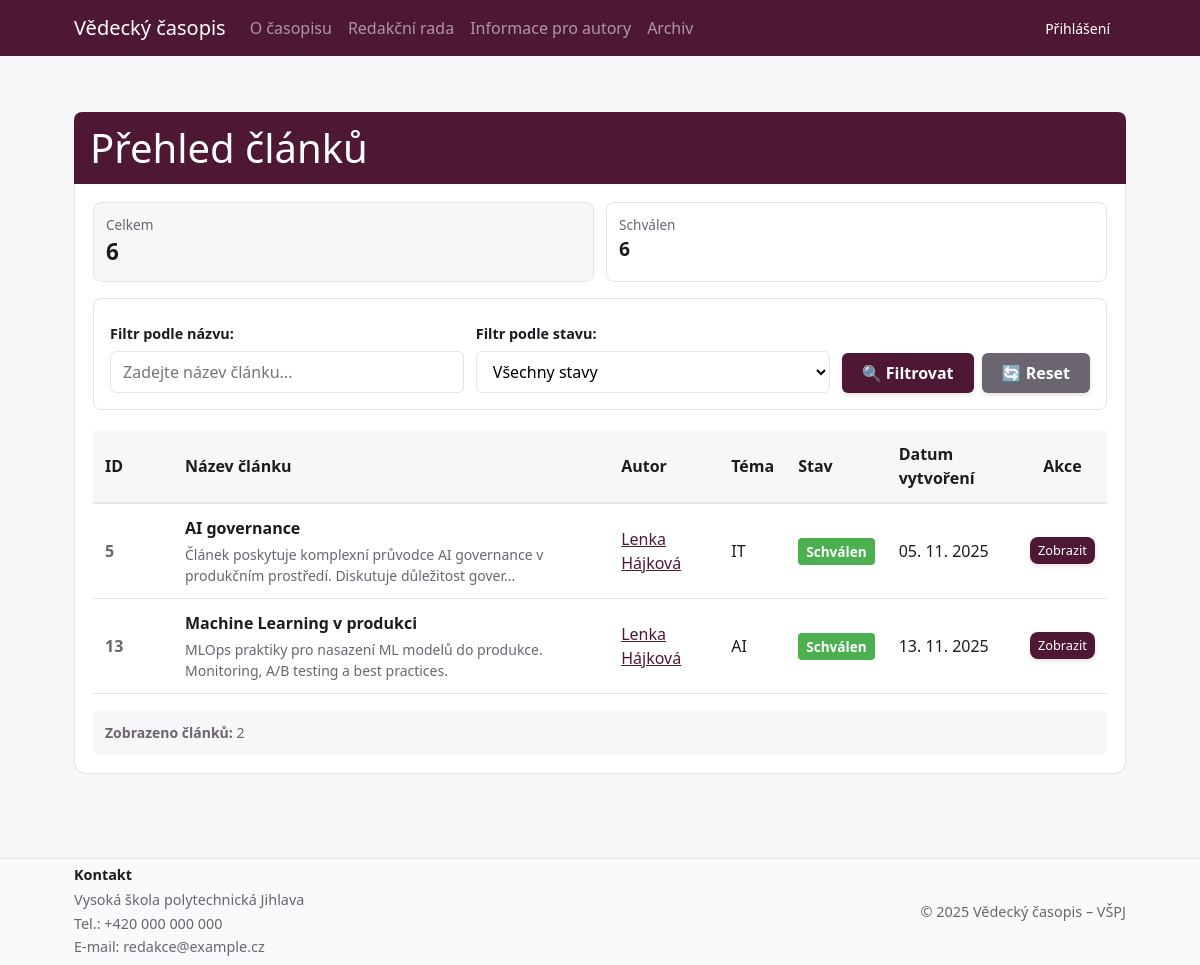
Page /Frontend/articles_overview.php?author_id=21 on the committed database.
### tables this page shows
CREATE TABLE `posts` (
  `id` int NOT NULL AUTO_INCREMENT,
  `title` varchar(255) DEFAULT NULL,
  `body` text COMMENT 'Content of the post',
  `abstract` text DEFAULT NULL COMMENT 'Abstrakt článku',
  `keywords` varchar(500) DEFAULT NULL COMMENT 'Klíčová slova oddělená čárkami',
  `user_id` int DEFAULT NULL,
  `state` int DEFAULT NULL,
  `file_path` varchar(255) DEFAULT NULL,
  `image_path` varchar(255) DEFAULT NULL COMMENT 'Náhledový obrázek článku',
  `topic` varchar(255) DEFAULT NULL,
  `authors` text,
  `issue_id` int DEFAULT NULL,
  `published_at` datetime DEFAULT NULL,
  `created_at` datetime DEFAULT NULL,
  `updated_at` datetime DEFAULT NULL,
  `created_by` int DEFAULT NULL,
  `updated_by` int DEFAULT NULL,
  `final_decision` varchar(50) DEFAULT NULL,
  `final_note` text,
  `final_decided_at` datetime DEFAULT NULL,
  `final_decided_by` int DEFAULT NULL,
  PRIMARY KEY (`id`),
  KEY `state` (`state`),
  KEY `user_id` (`user_id`),
  KEY `issue_id` (`issue_id`)
);

CREATE TABLE `workflow` (
  `id` int NOT NULL AUTO_INCREMENT,
  `state` varchar(255) DEFAULT NULL,
  `created_at` datetime DEFAULT NULL,
  `updated_at` datetime DEFAULT NULL,
  `created_by` int DEFAULT NULL,
  `updated_by` int DEFAULT NULL,
  PRIMARY KEY (`id`)
);

### Frontend/articles_overview.php (the view, shortened to what this page needs)
<?php require_once __DIR__ . '/Include/bootstrap.php'; ?>
<?php require_once __DIR__ . '/Include/header.php'; ?>
<?php require_once __DIR__ . '/../Database/db.php'; ?>
<?php
$userId = $_SESSION['user']['id'] ?? null;
$userRoleId = $_SESSION['user']['role_id'] ?? null;
$filterState = isset($_GET['stav']) ? (int)$_GET['stav'] : null;
$filterTitle = isset($_GET['nazev']) ? trim($_GET['nazev']) : '';
$filterAuthorId = isset($_GET['author_id']) ? (int)$_GET['author_id'] : null;
$stateSummary = [];
$totalAll = 0;
try {
    if (in_array($userRoleId, [1, 2, 4])) {
        $summarySql = "SELECT w.state AS name, COUNT(*) AS total
                       FROM posts p
                       LEFT JOIN workflow w ON p.state = w.id
                       GROUP BY w.state
                       ORDER BY w.state";
    } else {
        $summarySql = "SELECT w.state AS name, COUNT(*) AS total
                       FROM posts p
                       LEFT JOIN workflow w ON p.state = w.id
                       WHERE w.state = 'Schválen'
                       GROUP BY w.state
                       ORDER BY w.state";
    }
    $summaryResult = $conn->query($summarySql);
    if ($summaryResult && $summaryResult->num_rows > 0) {
        while ($row = $summaryResult->fetch_assoc()) {
            $stateName = $row['name'] ?: 'Nezadáno';
            $stateSummary[$stateName] = (int)$row['total'];
            $totalAll += (int)$row['total'];
        }
    }
} catch (Exception $e) {
    error_log("Chyba při načítání přehledu stavů: " . $e->getMessage());
}
$articles = [];
$pageTitle = "Přehled článků";
try {
    if ($userRoleId == 3) {
        $pageTitle = "Moje recenze";
        $sql = "SELECT
                    p.id,
                    p.title,
                    p.abstract,
                    p.topic,
                    p.authors,
                    p.created_at,
                    p.published_at,
                    p.state as post_state,
                    u.username as author_username,
                    u.email as author_email,
                    u.id as author_id,
                    w.state as workflow_state,
                    pa.assigned_at,
                    pa.due_date,
                    pa.status as assignment_status
                FROM posts p
                INNER JOIN post_assignments pa ON p.id = pa.post_id
                LEFT JOIN users u ON p.user_id = u.id
                LEFT JOIN workflow w ON p.state = w.id
                WHERE pa.reviewer_id = " . (int)$userId;
        if ($filterState !== null && $filterState > 0) {
            $sql .= " AND p.state = " . (int)$filterState;
        }
        if ($filterAuthorId !== null && $filterAuthorId > 0) {
            $sql .= " AND p.user_id = " . (int)$filterAuthorId;
        }
        if (!empty($filterTitle)) {
            $escapedTitle = $conn->real_escape_string($filterTitle);
            $sql .= " AND p.title LIKE '%" . $escapedTitle . "%'";
        }
        $sql .= " ORDER BY COALESCE(p.published_at, p.created_at) DESC";
        $result = $conn->query($sql);
        if ($result) {
            $totalCount = $result->num_rows;
            if ($result->num_rows > 0) {
                while ($row = $result->fetch_assoc()) {
                    $articles[] = $row;
                }
            }
        }
    } else {
        $sql = "SELECT
                    p.id,
                    p.title,
                    p.abstract,
                    p.topic,
                    p.authors,
                    p.created_at,
                    p.published_at,
                    p.state as post_state,
                    u.username as author_username,
                    u.email as author_email,
                    u.id as author_id,
                    w.state as workflow_state
                FROM posts p
                LEFT JOIN users u ON p.user_id = u.id
                LEFT JOIN workflow w ON p.state = w.id
                WHERE w.state = 'Schválen'";
        if ($filterAuthorId !== null && $filterAuthorId > 0) {
            $sql .= " AND p.user_id = " . (int)$filterAuthorId;
        }
        $sql .= " ORDER BY COALESCE(p.published_at, p.created_at) DESC";
        $result = $conn->query($sql);
        if ($result) {
            if ($result->num_rows > 0) {
                while ($row = $result->fetch_assoc()) {
                    $articles[] = $row;
                }
            }
        }
    }
} catch (Exception $e) {
    error_log("Chyba při načítání článků: " . $e->getMessage());
    $_SESSION['error'] = "Došlo k chybě při načítání článků.";
}
function formatDate($date) {
    try {
        $dateObj = new DateTime($date);
        return $dateObj->format('d. m. Y');
    } catch (Exception $e) {
        return date('d. m. Y', strtotime($date));
    }
}
function getStateColor($state) {
    $colors = [
        'Nový' => '#2196F3',
        'Odeslaný' => '#9C27B0',
        'V recenzi' => '#FF9800',
        'Vrácen k úpravám' => '#F44336',
        'Schválen' => '#4CAF50',
        'Zamítnut' => '#616161'
    ];
    return $colors[$state] ?? '#757575';
}
?>
<div class="section">
    <div class="section-title">
        <h1 style="margin: 0;"><?= e($pageTitle) ?></h1>
    </div>
    <div class="section-body">
        <?php if (!empty($stateSummary)): ?>
            <div style="display: grid; grid-template-columns: repeat(auto-fit, minmax(180px, 1fr)); gap: 12px; margin-bottom: 16px;">
                <div style="padding: 12px; border: 1px solid var(--border); border-radius: 8px; background: var(--bg);">
                    <div style="font-size: 0.85rem; color: var(--muted);">Celkem</div>
                    <div style="font-size: 1.4rem; font-weight: 700;"><?= (int)$totalAll ?></div>
                </div>
                <?php foreach ($stateSummary as $stateName => $count): ?>
                    <div style="padding: 12px; border: 1px solid var(--border); border-radius: 8px; background: var(--surface);">
                        <div style="font-size: 0.85rem; color: var(--muted);"><?= e($stateName) ?></div>
                        <div style="font-size: 1.2rem; font-weight: 700;"><?= (int)$count ?></div>
                    </div>
                <?php endforeach; ?>
            </div>
        <?php endif; ?>
        <form method="GET" action="./articles_overview.php" style="background: var(--surface); border: 1px solid var(--border); border-radius: 8px; padding: 16px; margin-bottom: 20px;">
            <div class="filter-form-grid" style="display: grid; grid-template-columns: 1fr 1fr auto; gap: 12px; align-items: end;">
                <div>
                    <label for="nazev" style="display: block; margin-bottom: 6px; font-weight: 600; font-size: 0.9rem;">Filtr podle názvu:</label>
                    <input
                        type="text"
                        id="nazev"
                        name="nazev"
                        value="<?= e($filterTitle) ?>"
                        placeholder="Zadejte název článku..."
                        style="width: 100%; padding: 8px 12px; border: 1px solid var(--border); border-radius: 6px; box-sizing: border-box;"
                    >
                </div>
                <div>
                    <label for="stav" style="display: block; margin-bottom: 6px; font-weight: 600; font-size: 0.9rem;">Filtr podle stavu:</label>
                    <select
                        id="stav"
                        name="stav"
                        style="width: 100%; padding: 8px 12px; border: 1px solid var(--border); border-radius: 6px; background: white; box-sizing: border-box;"
                    >
                        <option value="">Všechny stavy</option>
                    </select>
                </div>
                <div class="filter-buttons" style="display: flex; gap: 8px; flex-wrap: wrap;">
                    <button type="submit" class="btn" style="background: var(--brand); color: white; padding: 8px 20px; border: none; border-radius: 6px; cursor: pointer; font-weight: 600; white-space: nowrap;">
                        🔍 Filtrovat
                    </button>
                    <a href="./articles_overview.php" class="btn" style="background: var(--muted); color: white; padding: 8px 20px; border-radius: 6px; text-decoration: none; display: inline-block; font-weight: 600; white-space: nowrap;">
                        🔄 Reset
                    </a>
                </div>
            </div>
        </form>
        <?php if (empty($articles)): ?>
            <p style="color: var(--muted); padding: 20px; text-align: center;">
                <?php if ($filterState !== null && $filterState > 0 || !empty($filterTitle)): ?>
                    Žádné články neodpovídají zadaným filtrům.
                    <a href="./articles_overview.php" style="color: var(--brand); text-decoration: underline; margin-left: 8px;">
                        Zobrazit všechny články
                    </a>
                <?php elseif ($userRoleId == 3): ?>
                    Nemáte přiřazené žádné články k recenzi.
                <?php elseif ($userRoleId == 5): ?>
                    Zatím jste nevytvořil žádné články.
                    <a href="./clanek.php" style="color: var(--brand); text-decoration: underline; margin-left: 8px;">
                        Vytvořit nový článek
                    </a>
                <?php else: ?>
                    Zatím nejsou k dispozici žádné články.
                <?php endif; ?>
            </p>
        <?php else: ?>
            <div style="overflow-x: auto;">
                <table style="width: 100%; border-collapse: collapse;">
                    <thead>
                        <tr style="background: var(--bg); border-bottom: 2px solid var(--border);">
                            <th style="padding: 12px; text-align: left; font-weight: 600; width: 80px;">ID</th>
                            <th style="padding: 12px; text-align: left; font-weight: 600;">Název článku</th>
                            <th style="padding: 12px; text-align: left; font-weight: 600;">Autor</th>
                            <th style="padding: 12px; text-align: left; font-weight: 600;">Téma</th>
                            <th style="padding: 12px; text-align: left; font-weight: 600;">Stav</th>
                            <th style="padding: 12px; text-align: left; font-weight: 600;">Datum vytvoření</th>
                            <th style="padding: 12px; text-align: center; font-weight: 600;">Akce</th>
                        </tr>
                    </thead>
                    <tbody>
                        <?php foreach ($articles as $article): ?>
                            <tr style="border-bottom: 1px solid var(--border);" class="article-row">
                                <td style="padding: 12px; color: var(--muted); font-weight: 700;">
                                    <?= (int)$article['id'] ?>
                                </td>
                                <td style="padding: 12px;">
                                    <strong><?= e($article['title'] ?? 'Bez názvu') ?></strong>
                                    <?php if (!empty($article['abstract'])): ?>
                                        <div style="font-size: 0.875rem; color: var(--muted); margin-top: 4px;">
                                            <?= e(mb_substr($article['abstract'], 0, 100, 'UTF-8')) ?><?= strlen($article['abstract']) > 100 ? '...' : '' ?>
                                        </div>
                                    <?php endif; ?>
                                </td>
                                <td style="padding: 12px;">
                                    <?php
                                    $authorDisplayName = 'Neznámý autor';
                                    if (!empty($article['authors'])) {
                                        $authorDisplayName = $article['authors'];
                                    }
                                    if (!empty($article['author_id'])) {
                                        echo '<a href="./articles_overview.php?author_id=' . (int)$article['author_id'] . '" style="color: var(--brand); text-decoration: underline;">' . e($authorDisplayName) . '</a>';
                                    } else {
                                        echo e($authorDisplayName);
                                    }
                                    ?>
                                </td>
                                <td style="padding: 12px;">
                                    <?= e($article['topic'] ?? 'Obecné') ?>
                                </td>
                                <td style="padding: 12px;">
                                    <?php if (!empty($article['workflow_state'])): ?>
                                        <span style="background: <?= getStateColor($article['workflow_state']) ?>; color: white; padding: 4px 8px; border-radius: 4px; font-size: 0.85rem; font-weight: 600;">
                                            <?= e($article['workflow_state']) ?>
                                        </span>
                                    <?php else: ?>
                                        <span style="color: var(--muted);">Nezadáno</span>
                                    <?php endif; ?>
                                </td>
                                <td style="padding: 12px;">
                                    <?= formatDate($article['created_at']) ?>
                                </td>
                                <td style="padding: 12px; text-align: center;">
                                    <div style="display: flex; gap: 8px; justify-content: center; flex-wrap: wrap;">
                                        <a href="./article.php?id=<?= $article['id'] ?>" class="btn btn-small" style="text-decoration: none;">
                                            Zobrazit
                                        </a>
                                    </div>
                                </td>
                            </tr>
                        <?php endforeach; ?>
                    </tbody>
                </table>
            </div>
            <div style="margin-top: 16px; padding: 12px; background: var(--bg); border-radius: 8px; font-size: 0.875rem; color: var(--muted);">
                <strong>Zobrazeno článků:</strong> <?= count($articles) ?>
            </div>
        <?php endif; ?>
    </div>
</div>
<?php require_once __DIR__ . '/Include/footer.php'; ?>

### rows in the picture
posts: id "5", title "AI governance", abstract "Článek poskytuje komplexní průvodce AI governance v produkčním prostředí. Diskutuje důležitost gover", authors "Lenka Hájková", topic "IT", state.state "Schválen", created_at "05. 11. 2025"
posts: id "13", title "Machine Learning v produkci", abstract "MLOps praktiky pro nasazení ML modelů do produkce. Monitoring, A/B testing a best practices.", authors "Lenka Hájková", topic "AI", state.state "Schválen", created_at "13. 11. 2025"

### other values in the picture
$pageTitle "Přehled článků"
$totalAll "6"
$stateName "Schválen"
$count "6"
count($articles) "2"
